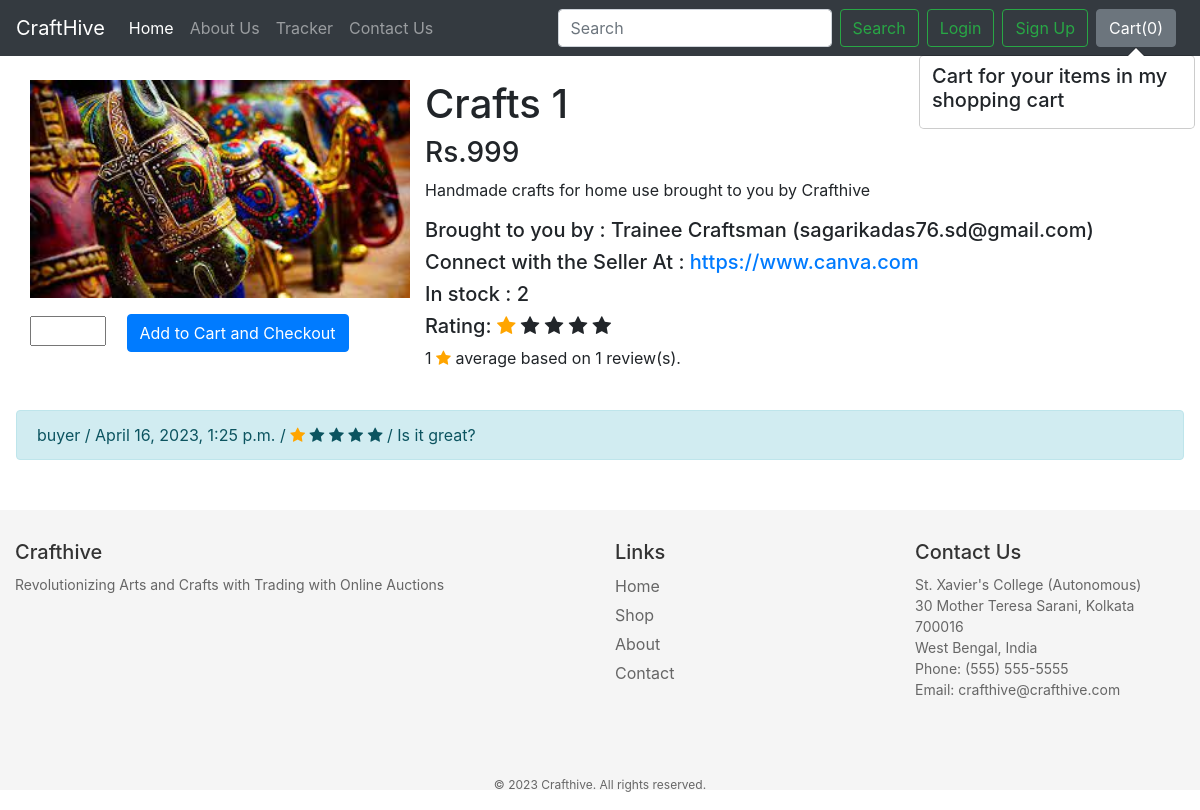
The app's page /products/2 with its own data.
### shop/models.py (models this page shows, shortened)
class Product(models.Model):
    product_id = models.AutoField
    product_name = models.CharField(max_length=50)
    category = models.CharField(max_length=50, default="")
    seller_name = models.CharField(max_length=50,default="")
    seller_email = models.EmailField(max_length = 254,default="")
    link = models.CharField(max_length=500, default="")
    stock = models.IntegerField(default=1)
    price = models.IntegerField(default=0)
    desc = models.CharField(max_length=300)
    pub_date = models.DateField(default=date.today)
    image = models.ImageField(upload_to='shop/images', default="")

class Review(models.Model):
    user = models.ForeignKey(User, models.CASCADE)
    product = models.ForeignKey(Product, models.CASCADE)
    comment = models.TextField(max_length=250,default='comment')
    rate = models.IntegerField(default=0)
    created_at = models.DateTimeField(auto_now_add=True)

class User(AbstractUser):
    is_customer = models.BooleanField('Is customer', default=False)
    is_seller = models.BooleanField('Is seller', default=False)

### shop/views.py (the view)
# urls.py: path("products/<int:myid>", views.productView, name="ProductView"),
def productView(request, myid):
    product = Product.objects.filter(id=myid)
    productreview = Product.objects.get(id=myid)
    review = Review.objects.filter(product=productreview)
    no=0
    tr=0
    for i in review.iterator():
        no = no + 1
        tr = tr + i.rate
    if(no!=0):
        rate = round(tr / no)
    else:
        rate=0
    return render(request, 'shop/prodView.html', {'product':product[0],'reviews':review,'n':range(rate),'r':range(5-rate),'no':no,'avg':rate,'error':0})

### shop/templates/shop/prodView.html (shortened to what this page needs)
{% extends 'shop/basic.html' %}
{% block body %}
<div class="container my-4">
    <div class="row">
        <div class="col-md-4">
            <div class="row">
                <img src="/media/{{product.image}}" width="100%" height="150%">
            </div>
            {%if not request.user.is_seller and product.stock != 0%}
            <div class="row my-3">
                <form name="prod" action="\checkout">
                    <input type="number" name="qty" id="pr{{product.id}}" min=1 max={{product.stock}}>
                    <button type="submit" class="btn btn-primary mx-3 cart" id="pr{{product.id}}">Add to Cart and Checkout</button>
                </form>
            </div>
            {%endif%}
        </div>
        <div class="col-md-8">
            <h1>{{product.product_name}}</h1>
            <h3>Rs.{{product.price}}</h3>
            <p>{{product.desc}}</p>
            <h5>Brought to you by : {{product.seller_name}} ({{product.seller_email}})</h5>
            <h5>Connect with the Seller At : <a href="{{product.link}}" target="_new">{{product.link}}</a></h5>
            {%if product.stock > 0 %}
            <h5>In stock : {{product.stock}}</h5>
            {%else%}
            <h5 style="color:red">Out of stock currently!</h5>
            {%endif%}
            <h5>Rating:
            {% for star in n %}
                <i class="fa fa-star checked" aria-hidden="true"></i>
            {% endfor %}
            {% for star in r %}
                <i class="fa fa-star" aria-hidden="true"></i>
            {% endfor %}
            </h5>
            <p>{{avg}} <i class="fa fa-star checked" aria-hidden="true"></i> average based on {{no}} review(s).</p>
        </div>
    </div>
</div>
<div>
    {%for review in reviews%}
    <div class="alert alert-info mx-3 my-3" role="alert">
          {{review.user.username}} / {{review.created_at}} /
            <i class="fa fa-star {%if review.rate > 0 %}checked{%endif%}" aria-hidden="true"></i>
            <i class="fa fa-star {%if review.rate > 1 %}checked{%endif%}" aria-hidden="true"></i>
            <i class="fa fa-star {%if review.rate > 2 %}checked{%endif%}" aria-hidden="true"></i>
            <i class="fa fa-star {%if review.rate > 3 %}checked{%endif%}" aria-hidden="true"></i>
            <i class="fa fa-star {%if review.rate > 4 %}checked{%endif%}" aria-hidden="true"></i> /
        {{review.comment}}
    </div>
      {%endfor%}
</div>
{% endblock %}

### shop/templates/shop/basic.html (shortened to what this page needs)
<!doctype html>
<html lang="en">
  <head>
    <link rel="stylesheet" href="https://stackpath.bootstrapcdn.com/bootstrap/4.2.1/css/bootstrap.min.css">
    <link rel="stylesheet" href="https://cdnjs.cloudflare.com/ajax/libs/font-awesome/4.7.0/css/font-awesome.min.css">
  </head>
  <body>
    {%load static%}
    <nav class="navbar navbar-expand-lg navbar-dark bg-dark">
  <a class="navbar-brand" href="/">CraftHive</a>
  <div class="collapse navbar-collapse" id="navbarSupportedContent">
    <ul class="navbar-nav mr-auto">
      <li class="nav-item active">
        <a class="nav-link" href="/">Home <span class="sr-only">(current)</span></a>
      </li>
      <li class="nav-item">
        <a class="nav-link" href="/about">About Us</a>
      </li>
      {%if request.user.is_customer or not request.user.is_authenticated%}
      <li class="nav-item">
        <a class="nav-link" href="/tracker">Tracker</a>
      </li>
       <li class="nav-item">
        <a class="nav-link" href="/contact">Contact Us</a>
      </li>
      {%endif%}
    </ul>
    <form method='get' action='/search/' class="form-inline my-2 my-lg-0">
      <input class="form-control mr-sm-2" type="search" placeholder="Search" aria-label="Search" name="search" id="search">
      <button class="btn btn-outline-success my-2 my-sm-0" type="submit">Search</button>
    </form>
    {% if request.user.is_authenticated %}
    <h5 style="color: white; font-family: century gothic; margin-right: 20px">Welcome {{request.user}}</h5>
    {% if request.user.is_admin %}<h5 style="color: white; font-family: century gothic; margin-right: 20px">(ADMIN)</h5>
    {% elif request.user.is_customer %}<h5 style="color: white; font-family: century gothic; margin-right: 20px">(CUSTOMER)</h5>
    {% elif request.user.is_seller %}<h5 style="color: white; font-family: century gothic; margin-right: 20px">(SELLER)</h5>{%endif%}
    <a href="/logout"><button class="btn btn-outline-success my-2 mx-2 my-sm-0" type="submit" action="/login">Logout</button></a>
    {%else%}
    <a href="/login"><button class="btn btn-outline-success my-2 mx-2 my-sm-0" type="submit" action="/login">Login</button></a>
    <a href="/register"><button class="btn btn-outline-success my-2 my-sm-0" type="submit">Sign Up</button></a>
    {%endif%}
    {%if not request.user.is_seller %}
    <button type="button" class="btn btn-secondary mx-2" id="popcart" data-container="body" data-toggle="popover" data-placement="bottom" data-html="true" data-content="Vivamus
sagittis lacus vel augue laoreet rutrum faucibus.">
  Cart(<span id="cart">0</span>)
</button>{%endif%}
  </div>
</nav>
  {% block body %} {% endblock %}
  <footer style="margin-top:50px;">
    <div class="container">
      <div class="row">
        <div class="col-md-6">
          <h4>Crafthive</h4>
          <p>Revolutionizing Arts and Crafts with Trading with Online Auctions</p>
        </div>
        <div class="col-md-3">
          <h4>Links</h4>
          <ul>
            <li><a href="">Home</a></li>
            <li><a href="">Shop</a></li>
            <li><a href="about">About</a></li>
            <li><a href="contact">Contact</a></li>
          </ul>
        </div>
        <div class="col-md-3">
          <h4>Contact Us</h4>
          <p>St. Xavier's College (Autonomous)<br>30 Mother Teresa Sarani, Kolkata 700016<br>West Bengal, India<br>Phone: (555) 555-5555<br>Email: crafthive@crafthive.com</p>
        </div>
      </div>
      <div class="row">
        <div class="col-md-12">
          <p class="text-center">&copy; 2023 Crafthive. All rights reserved.</p>
        </div>
      </div>
    </div>
  </footer>
  </body>
</html>

### records on screen
Product: image (picture), product_name "Crafts 1", price "999", desc "Handmade crafts for home use brought to you by Crafthive", seller_name "Trainee Craftsman", seller_email "sagarikadas76.sd@gmail.com", link "https://www.canva.com", stock "2"
Review: user.username "buyer", created_at "April 16, 2023, 1:25 p.m.", comment "Is it great?"

### other values on screen
{{ avg }} "1"
{{ no }} "1"
